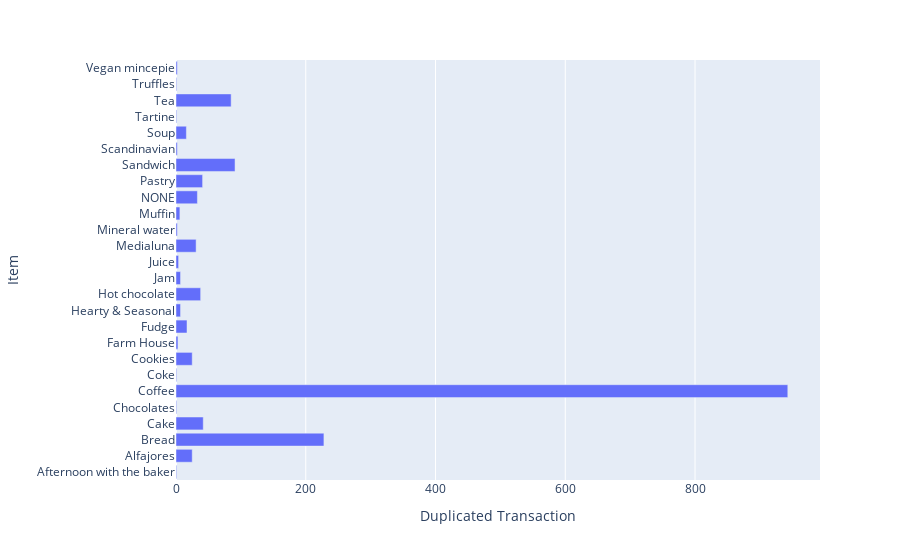

Here is the notebook cell this chart was saved with:
### Markdown cell above
To better understand now we use plotly to see how thoese duplicated values look like.

### Code cell
fig=px.bar(df_dup_itm,x='Transaction',labels={'Transaction':'Duplicated Transaction'})
fig.show()

### Figure 1 — Plotly figure (JSON) as saved in the notebook; plotly's stock layout.template omitted (floating-point values rounded to 4 significant figures)
{"data": [{"alignmentgroup": "True", "hovertemplate": "Duplicated Transaction=%{x}<br>Item=%{y}<extra></extra>", "legendgroup": "", "marker": {"color": "#636efa", "pattern": {"shape": ""}}, "name": "", "offsetgroup": "", "orientation": "h", "showlegend": false, "textposition": "auto", "x": [1, 25, 228, 42, 1, 943, 1, 25, 3, 17, 7, 38, 7, 4, 31, 2, 6, 33, 41, 91, 2, 16, 1, 85, 1, 2], "xaxis": "x", "y": ["Afternoon with the baker", "Alfajores", "Bread", "Cake", "Chocolates", "Coffee", "Coke", "Cookies", "Farm House", "Fudge", "Hearty & Seasonal", "Hot chocolate", "Jam", "Juice", "Medialuna", "Mineral water", "Muffin", "NONE", "Pastry", "Sandwich", "Scandinavian", "Soup", "Tartine", "Tea", "Truffles", "Vegan mincepie"], "yaxis": "y", "type": "bar"}], "layout": {"xaxis": {"anchor": "y", "domain": [0.0, 1.0], "title": {"text": "Duplicated Transaction"}}, "yaxis": {"anchor": "x", "domain": [0.0, 1.0], "title": {"text": "Item"}}, "legend": {"tracegroupgap": 0}, "margin": {"t": 60}, "barmode": "relative"}}
